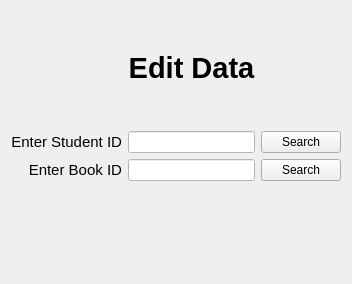
     <widget class="QWidget" name="page_edit">
      <layout class="QGridLayout" name="gridLayout_4">
       <item row="4" column="3">
        <widget class="QPushButton" name="pushButton_edit_bookID_search">
         <property name="text">
          <string>Search</string>
         </property>
        </widget>
       </item>
       <item row="4" column="0">
        <widget class="QLabel" name="label_17">
         <property name="font">
          <font>
           <pointsize>11</pointsize>
          </font>
         </property>
         <property name="layoutDirection">
          <enum>Qt::LeftToRight</enum>
         </property>
         <property name="text">
          <string>Enter Book ID</string>
         </property>
         <property name="alignment">
          <set>Qt::AlignRight|Qt::AlignTrailing|Qt::AlignVCenter</set>
         </property>
         <property name="margin">
          <number>3</number>
         </property>
        </widget>
       </item>
       <item row="3" column="0">
        <widget class="QLabel" name="label_13">
         <property name="font">
          <font>
           <pointsize>11</pointsize>
          </font>
         </property>
         <property name="layoutDirection">
          <enum>Qt::LeftToRight</enum>
         </property>
         <property name="text">
          <string>Enter Student ID</string>
         </property>
         <property name="alignment">
          <set>Qt::AlignRight|Qt::AlignTrailing|Qt::AlignVCenter</set>
         </property>
         <property name="margin">
          <number>3</number>
         </property>
        </widget>
       </item>
       <item row="5" column="2">
        <spacer name="verticalSpacer_10">
         <property name="orientation">
          <enum>Qt::Vertical</enum>
         </property>
         <property name="sizeHint" stdset="0">
          <size>
           <width>20</width>
           <height>92</height>
          </size>
         </property>
        </spacer>
       </item>
       <item row="3" column="2">
        <widget class="QLineEdit" name="lineEdit_stu_id_edit">
         <property name="styleSheet">
          <string notr="true">background-color: rgb(255, 255, 255);
color: rgb(46, 52, 54);</string>
         </property>
        </widget>
       </item>
       <item row="4" column="2">
        <widget class="QLineEdit" name="lineEdit_book_id_edit">
         <property name="styleSheet">
          <string notr="true">background-color: rgb(255, 255, 255);
color: rgb(46, 52, 54);</string>
         </property>
        </widget>
       </item>
       <item row="2" column="2">
        <spacer name="verticalSpacer_9">
         <property name="orientation">
          <enum>Qt::Vertical</enum>
         </property>
         <property name="sizeHint" stdset="0">
          <size>
           <width>20</width>
           <height>40</height>
          </size>
         </property>
        </spacer>
       </item>
       <item row="3" column="3">
        <widget class="QPushButton" name="pushButton_edit_stuID_SEARCH">
         <property name="text">
          <string>Search</string>
         </property>
        </widget>
       </item>
       <item row="0" column="2">
        <spacer name="verticalSpacer_8">
         <property name="orientation">
          <enum>Qt::Vertical</enum>
         </property>
         <property name="sizeHint" stdset="0">
          <size>
           <width>20</width>
           <height>40</height>
          </size>
         </property>
        </spacer>
       </item>
       <item row="1" column="2">
        <widget class="QLabel" name="label_11">
         <property name="font">
          <font>
           <family>Segoe UI</family>
           <pointsize>22</pointsize>
           <bold>true</bold>
           <underline>false</underline>
          </font>
         </property>
         <property name="text">
          <string>Edit Data</string>
         </property>
         <property name="alignment">
          <set>Qt::AlignCenter</set>
         </property>
        </widget>
       </item>
      </layout>
     </widget>
